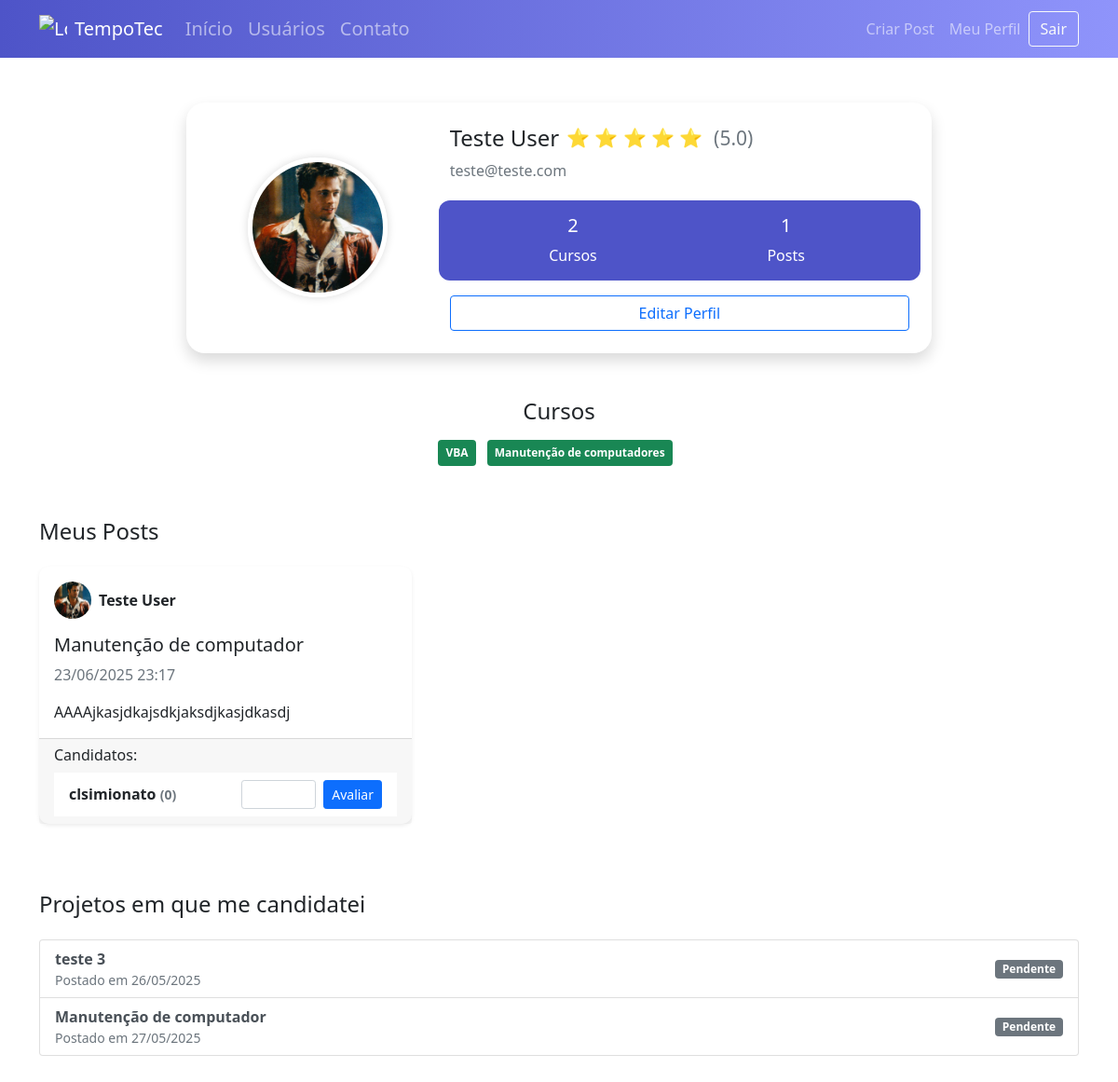
The app's page /perfil (signed in), older data.
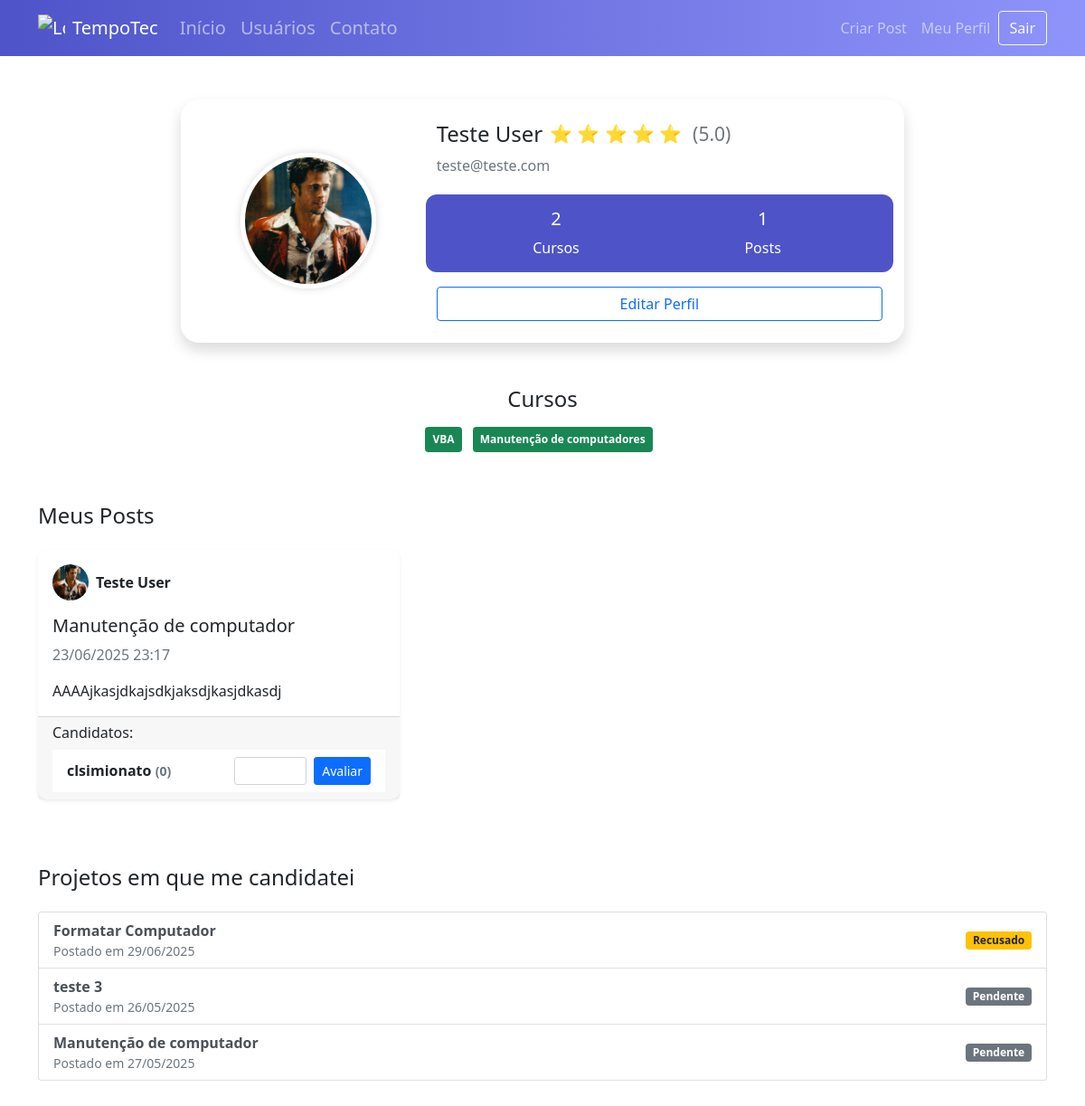
The same page, newer data.
### tempotec/models.py (models this page shows)
class Usuario(database.Model, UserMixin):
    id = database.Column(database.Integer, primary_key=True)
    username = database.Column(database.String, nullable=False)
    email = database.Column(database.String, nullable=False, unique=True)
    senha = database.Column(database.String, nullable=False)
    foto_perfil = database.Column(database.String, default='default.jpg')
    posts = database.relationship('Post', backref='autor', lazy=True)
    cursos = database.Column(database.String, nullable=False, default='Não Informado')
    def media_avaliacao(self):
        avg = database.session.query(func.avg(Avaliacao.nota)) \
            .filter(Avaliacao.id_usuario == self.id).scalar()
        return round(avg or 0, 1)
    def foi_avaliado_por(self, avaliador_id, post_id):
        return Avaliacao.query.filter_by(
            id_usuario=self.id,
            id_avaliador=avaliador_id,
            id_post=post_id
        ).first() is not None

class Post(database.Model):
    id = database.Column(database.Integer, primary_key=True)
    titulo = database.Column(database.String, nullable=False)
    corpo = database.Column(database.Text, nullable=False)
    data_criacao = database.Column(database.DateTime, nullable=False, default=datetime.utcnow)
    id_usuario = database.Column(database.Integer, database.ForeignKey('usuario.id'), nullable=False)
    candidaturas = database.relationship('Candidatura', backref='post', lazy=True, foreign_keys='Candidatura.id_post')

class Candidatura(database.Model):
    id = database.Column(database.Integer, primary_key=True)
    data_criacao = database.Column(database.DateTime, nullable=False, default=datetime.utcnow)
    id_usuario = database.Column(database.Integer, database.ForeignKey('usuario.id'), nullable=False)
    id_post = database.Column(database.Integer, database.ForeignKey('post.id'), nullable=False)
    status = database.Column(database.Integer, database.ForeignKey('post.id'), nullable=False, default=0)
    usuario = database.relationship('Usuario', backref='candidaturas', foreign_keys=[id_usuario])

### tempotec/routes.py (the view)
@app.route('/perfil')
@login_required
def perfil():
    foto_perfil = url_for('static', filename='fotos_perfil/{}'.format(current_user.foto_perfil))
    candidaturas_usuario = Candidatura.query \
        .join(Post, Candidatura.id_post == Post.id) \
        .filter(Candidatura.id_usuario == current_user.id) \
        .order_by(Candidatura.data_criacao.desc()) \
        .all()
    return render_template('perfil.html',
                           foto_perfil=foto_perfil,
                           candidaturas_usuario=candidaturas_usuario)

### tempotec/models.py (called while the page is built)
@login_manager.user_loader
def load_usuario(id_usuario):
    return Usuario.query.get(int(id_usuario))

### tempotec/templates/perfil.html (shortened to what this page needs)
{% extends 'base.html' %} {% block body %}
<div class="container mt-5 d-flex justify-content-center">
  <div class="card shadow p-4 profile-card w-100">
    <div class="row align-items-center">
      <div class="col-md-4 text-center mb-3 mb-md-0">
        <img
          src="{{ foto_perfil }}"
          class="profile-img"
          alt="Foto de Perfil"
          style="width: 150px; height: 150px; object-fit: cover"
        />
      </div>
      <div class="col-md-8 text-center text-md-start">
        <div class="col-md-8">
          <h4 class="d-flex align-items-center gap-2">
            {{ current_user.username }} {% set avg =
            current_user.media_avaliacao() %}
            <span class="text-warning fs-5">
              {% for _ in range(avg|int) %} ⭐ {% endfor %}
            </span>
            <small class="text-muted ms-1">({{ avg }})</small>
          </h4>
        </div>
        <p class="text-muted">{{ current_user.email }}</p>
        <div class="row stats-box">
          <div class="col stat">
            <span class="h5">
              {% if 'Não Informado' in current_user.cursos %} 0 {% else %} {{
              current_user.cursos.count(';') + 1 }} {% endif %}
            </span>
            <span>Cursos</span>
          </div>
          <div class="col stat">
            <span class="h5">{{ current_user.posts|length }}</span>
            <span>Posts</span>
          </div>
        </div>
        <div class="mt-3">
          <a
            href="{{ url_for('editar_perfil') }}"
            class="btn btn-outline-primary w-100"
            >Editar Perfil</a
          >
        </div>
      </div>
    </div>
  </div>
</div>
<div class="container courses-section mt-5">
  <h4 class="mb-3">Cursos</h4>
  {% for curso in current_user.cursos.split(';') if curso != 'Não Informado' %}
  <span class="badge bg-success me-2 mb-2 p-2">{{ curso }}</span>
  {% endfor %}
</div>
<div class="container mt-5">
  <h4 class="mb-4">Meus Posts</h4>
  {% if current_user.posts %}
  <div class="row">
    {% for post in current_user.posts %}
    <div class="col-md-4 mb-4">
      <div
        class="card post-card shadow-sm h-100"
        data-bs-toggle="modal"
        data-bs-target="#postModal"
        data-title="{{ post.titulo }}"
        data-body="{{ post.corpo|e }}"
        data-date="{{ post.data_criacao.strftime('%d/%m/%Y %H:%M') }}"
        data-author="{{ current_user.username }}"
        data-email="{{ current_user.email }}"
        data-avatar="{{ url_for('static', filename='fotos_perfil/' ~ current_user.foto_perfil) }}"
      >
        <div class="card-body">
          <div class="d-flex align-items-center mb-3">
            <img
              src="{{ url_for('static', filename='fotos_perfil/' ~ current_user.foto_perfil) }}"
              alt="{{ current_user.username }}"
              class="rounded-circle me-2"
              style="width: 40px; height: 40px; object-fit: cover"
            />
            <strong>{{ current_user.username }}</strong>
          </div>
          <h5 class="card-title">{{ post.titulo }}</h5>
          <p class="card-text text-muted">
            {{ post.data_criacao.strftime('%d/%m/%Y %H:%M') }}
          </p>
          <p class="card-text">
            {{ post.corpo[:150] }}{% if post.corpo|length > 150 %}...{% endif %}
          </p>
        </div>
        {% if post.candidaturas %}
        <div class="card-footer">
          <h6>Candidatos:</h6>
          <ul class="list-group list-group-flush">
            {% set candidatura_aceita = post.candidaturas|selectattr('status',
            'equalto', 1)|list %} {% if candidatura_aceita %} {% set candidatura
            = candidatura_aceita[0] %}
            <li
              class="list-group-item d-flex justify-content-between align-items-center candidate-item"
              data-bs-toggle="modal"
              data-bs-target="#candidateModal"
              data-username="{{ candidatura.usuario.username }}"
              data-email="{{ candidatura.usuario.email }}"
              data-avatar="{{ url_for('static', filename='fotos_perfil/' ~ candidatura.usuario.foto_perfil) }}"
              data-media="{{ candidatura.usuario.media_avaliacao() }}"
            >
              <strong>
                <span>
                  {{ candidatura.usuario.username }} {% set avg =
                  candidatura.usuario.media_avaliacao() %}
                  <span class="text-muted small">({{ avg }})</span>
                </span>
              </strong>
              {% if not candidatura.usuario.foi_avaliado_por(current_user.id,
              candidatura.id_post) %}
              <form
                method="POST"
                action="{{ url_for('avaliar_usuario') }}"
                class="d-flex align-items-center gap-2"
              >
                <input
                  type="number"
                  name="nota"
                  min="1"
                  max="5"
                  class="form-control form-control-sm"
                  style="width: 80px"
                  required
                />
                <button type="submit" class="btn btn-sm btn-primary">
                  Avaliar
                </button>
              </form>
              {% else %}
              <span class="badge bg-success">Post concluído</span>
              {% endif %}
            </li>
            {% endif %}
          </ul>
        </div>
        {% else %}
        <div class="card-footer text-muted small">Nenhum candidato ainda.</div>
        {% endif %}
      </div>
    </div>
    {% endfor %}
  </div>
  {% else %}
  <div class="alert alert-info">Você ainda não criou nenhum post.</div>
  {% endif %}
</div>
<div class="container mt-5 mb-5">
  <h4 class="mb-4">Projetos em que me candidatei</h4>
  {% if candidaturas_usuario %}
  <div class="list-group">
    {% for candidatura in candidaturas_usuario %}
    <a
      href="#"
      class="list-group-item list-group-item-action d-flex justify-content-between align-items-center applied-post"
      data-bs-toggle="modal"
      data-bs-target="#appliedPostModal"
      data-title="{{ candidatura.post.titulo }}"
      data-body="{{ candidatura.post.corpo|e }}"
      data-date="{{ candidatura.post.data_criacao.strftime('%d/%m/%Y %H:%M') }}"
      data-author="{{ candidatura.post.autor.username }}"
      data-email="{{ candidatura.post.autor.email }}"
      data-avatar="{{ url_for('static', filename='fotos_perfil/' ~ candidatura.post.autor.foto_perfil) }}"
    >
      <div>
        <strong>{{ candidatura.post.titulo }}</strong>
        <div class="text-muted small">
          Postado em {{ candidatura.post.data_criacao.strftime('%d/%m/%Y') }}
        </div>
      </div>
      <span
        class="badge {% if candidatura.status == 0 %} bg-secondary {% elif candidatura.status == 1 %} bg-success {% elif candidatura.status == 2 %} bg-warning text-dark {% endif %}"
      >
        {% if candidatura.status == 0 %} Pendente {% elif candidatura.status ==
        1 %} Concluído {% elif candidatura.status == 2 %} Recusado {% endif %}
      </span>
    </a>
    {% endfor %}
  </div>
  {% else %}
  <div class="alert alert-info">
    Você ainda não se candidatou a nenhum projeto.
  </div>
  {% endif %}
</div>
{% endblock %}

### tempotec/templates/base.html (shortened to what this page needs)
<!DOCTYPE html>
<html lang="pt-br">
  <head>
    <link
      href="https://cdn.jsdelivr.net/npm/bootstrap@5.0.0-beta1/dist/css/bootstrap.min.css"
      rel="stylesheet"
    />
    <link
      rel="stylesheet"
      type="text/css"
      href="{{ url_for('static', filename='main.css') }}"
    />
  </head>
  <body>
    {% include 'navbar.html' %}
    {% block body %} {% endblock %}
  </body>
</html>

### tempotec/templates/navbar.html (shortened to what this page needs)
<nav class="navbar navbar-expand-lg navbar-dark custom-navbar">
  <div class="container-fluid container">
    <a
      class="navbar-brand d-flex align-items-center"
      href="{{ url_for('home') }}"
    >
      <img
        src="{{ url_for('static', filename='images/logo.svg') }}"
        alt="Logo"
        width="30"
        height="30"
        class="me-2"
      />
      TempoTec
    </a>
    <div class="collapse navbar-collapse" id="navbarSupportedContent">
      <ul class="navbar-nav me-auto mb-2 mb-lg-0">
        <li class="nav-item">
          <a class="nav-link fw-semibold fs-5" href="{{ url_for('home') }}"
            >Início</a
          >
        </li>
        <li class="nav-item">
          <a class="nav-link fw-semibold fs-5" href="{{ url_for('usuarios') }}"
            >Usuários</a
          >
        </li>
        <li class="nav-item">
          <a class="nav-link fw-semibold fs-5" href="{{ url_for('contato') }}"
            >Contato</a
          >
        </li>
      </ul>
      <ul class="d-flex navbar-nav align-items-center">
        {% if current_user.is_authenticated %}
        <li class="nav-item">
          <a class="nav-link" href="{{ url_for('criar_post') }}">Criar Post</a>
        </li>
        <li class="nav-item">
          <a class="nav-link" href="{{ url_for('perfil') }}">Meu Perfil</a>
        </li>
        <li class="nav-item">
          <a class="btn btn-outline-light" href="{{ url_for('sair') }}">Sair</a>
        </li>
        {% endif %}
      </ul>
    </div>
  </div>
</nav>

### tempotec/static/main.css (style rules this page uses)
.card { width: 400px; border: none; border-radius: 10px; background-color: #fff }
.custom-navbar { background: linear-gradient(to right, #4e54c8, #8f94fb); }
.nav-link { transition: color 0.3s ease; }
.profile-img { width: 120px; height: 120px; object-fit: cover; border-radius: 50%; box-shadow: 0 0 8px rgba(0, 0, 0, 0.1); }
.profile-card { max-width: 800px; border-radius: 20px; }
.profile-img { width: 180px; height: 180px; object-fit: cover; border-radius: 50%; border: 5px solid #fff; box-shadow: 0 0 10px rgba(0, 0, 0, 0.15); }
.stats-box { background: #4e54c8; color: white; border-radius: 12px; padding: 15px 30px; margin-top: 20px; }
.stats-box .stat { text-align: center; }
.stats-box .stat span { display: block; }
.courses-section { margin-top: 40px; text-align: center; }

Row changes from the older to the newer data that the page shows:
added Candidatura: post.titulo "Formatar Computador", post.data_criacao "29/06/2025", status "Recusado"
